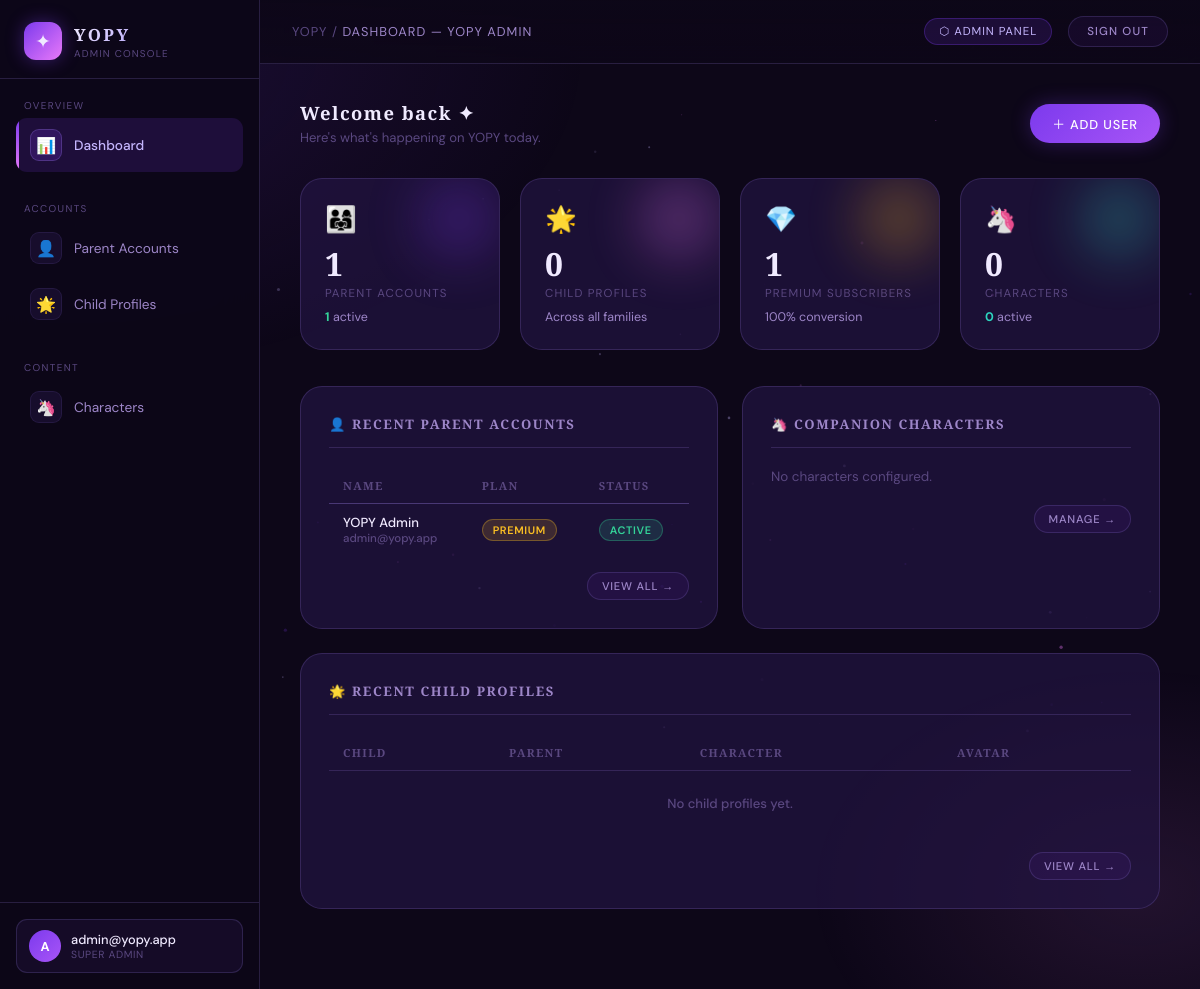
The app's page /index.php?action=dashboard (signed in) with its own data.
### tables this page shows
CREATE TABLE IF NOT EXISTS `users` (
  `id`            INT UNSIGNED    NOT NULL AUTO_INCREMENT,
  `name`          VARCHAR(120)    NOT NULL,
  `email`         VARCHAR(180)    NOT NULL,
  `password_hash` VARCHAR(255)    NOT NULL,
  `pin_hash`      VARCHAR(255)        NULL COMMENT '4-digit PIN for profile switcher',
  `role`          ENUM('parent','admin') NOT NULL DEFAULT 'parent',
  `plan`          ENUM('free','premium') NOT NULL DEFAULT 'free',
  `status`        ENUM('active','suspended') NOT NULL DEFAULT 'active',
  `created_at`    DATETIME        NOT NULL DEFAULT CURRENT_TIMESTAMP,
  `updated_at`    DATETIME        NOT NULL DEFAULT CURRENT_TIMESTAMP ON UPDATE CURRENT_TIMESTAMP,
  PRIMARY KEY (`id`),
  UNIQUE KEY `uq_users_email` (`email`)
);

### AdminController.php (called while the page is built, shortened)
<?php
class AdminController
{
    private UserModel      $userModel;
    private ChildModel     $childModel;
    private CharacterModel $characterModel;
    public function __construct()
    {
        $this->userModel      = new UserModel();
        $this->childModel     = new ChildModel();
        $this->characterModel = new CharacterModel();
    }
    private function render(string $view, array $data = []): void
    {
        extract($data);
        require ROOT_PATH . '/views/layout/header.php';
        require ROOT_PATH . '/views/layout/sidebar.php';
        require ROOT_PATH . "/views/admin/{$view}.php";
        require ROOT_PATH . '/views/layout/footer.php';
    }
    public function dashboard(): void
    {
        $stats = [
            'total_users'       => $this->userModel->count(),
            'active_users'      => $this->userModel->countActive(),
            'premium_users'     => $this->userModel->countByPlan('premium'),
            'total_children'    => $this->childModel->count(),
            'total_characters'  => $this->characterModel->count(),
            'active_characters' => $this->characterModel->countActive(),
        ];
        $recentUsers    = $this->userModel->findAll(5);
        $recentChildren = $this->childModel->findAll(5);
        $characters     = $this->characterModel->findAll();
        $this->render('dashboard', [
            'pageTitle'      => 'Dashboard — ' . APP_NAME,
            'stats'          => $stats,
            'recentUsers'    => $recentUsers,
            'recentChildren' => $recentChildren,
            'characters'     => $characters,
        ]);
    }
}

### Database.php (called while the page is built, shortened)
<?php
class Database
{
    private static ?PDO $instance = null;
    public static function getInstance(): PDO
    {
        if (self::$instance === null) {
            $host   = getenv('DB_HOST')   ?: 'localhost';
            $port   = getenv('DB_PORT')   ?: '3306';
            $dbname = getenv('DB_NAME')   ?: 'yopy_db';
            $user   = getenv('DB_USER')   ?: 'root';
            $pass   = getenv('DB_PASS')   ?: '';
            $dsn = "mysql:host={$host};port={$port};dbname={$dbname};charset=utf8mb4";
            try {
                self::$instance = new PDO($dsn, $user, $pass, [
                    PDO::ATTR_ERRMODE            => PDO::ERRMODE_EXCEPTION,
                    PDO::ATTR_DEFAULT_FETCH_MODE => PDO::FETCH_ASSOC,
                    PDO::ATTR_EMULATE_PREPARES   => false,
                ]);
            } catch (PDOException $e) {
                error_log('Database connection failed: ' . $e->getMessage());
                die(json_encode(['error' => 'Database connection failed.']));
            }
        }
        return self::$instance;
    }
}

### UserModel.php (called while the page is built, shortened)
<?php
class UserModel
{
    private PDO $db;
    public function __construct()
    {
        $this->db = Database::getInstance();
    }
    public function findAll(int $limit = 50, int $offset = 0): array
    {
        $stmt = $this->db->prepare(
            'SELECT u.*, COUNT(c.id) AS child_count
             FROM users u
             LEFT JOIN children c ON c.user_id = u.id
             GROUP BY u.id
             ORDER BY u.created_at DESC
             LIMIT :limit OFFSET :offset'
        );
        $stmt->bindValue(':limit',  $limit,  PDO::PARAM_INT);
        $stmt->bindValue(':offset', $offset, PDO::PARAM_INT);
        $stmt->execute();
        return $stmt->fetchAll();
    }
    public function count(): int
    {
        return (int) $this->db->query('SELECT COUNT(*) FROM users')->fetchColumn();
    }
    public function countActive(): int
    {
        return (int) $this->db->query("SELECT COUNT(*) FROM users WHERE status = 'active'")->fetchColumn();
    }
    public function countByPlan(string $plan): int
    {
        $stmt = $this->db->prepare('SELECT COUNT(*) FROM users WHERE plan = :plan');
        $stmt->execute([':plan' => $plan]);
        return (int) $stmt->fetchColumn();
    }
}

### ChildModel.php (called while the page is built, shortened)
<?php
class ChildModel
{
    private PDO $db;
    public function __construct()
    {
        $this->db = Database::getInstance();
    }
    public function count(): int
    {
        return (int) $this->db->query('SELECT COUNT(*) FROM children')->fetchColumn();
    }
}

### CharacterModel.php (called while the page is built, shortened)
<?php
class CharacterModel
{
    private PDO $db;
    public function __construct()
    {
        $this->db = Database::getInstance();
    }
    public function count(): int
    {
        return (int) $this->db->query('SELECT COUNT(*) FROM characters')->fetchColumn();
    }
    public function countActive(): int
    {
        return (int) $this->db->query('SELECT COUNT(*) FROM characters WHERE is_active = 1')->fetchColumn();
    }
}

### dashboard.php (the view, shortened to what this page needs)
<div class="fade-in">
  <div class="section-header" style="margin-bottom: 32px;">
    <div>
      <div class="section-title">Welcome back ✦</div>
      <div class="section-subtitle">Here's what's happening on YOPY today.</div>
    </div>
    <a href="index.php?action=users.create" class="btn btn-primary">＋ Add User</a>
  </div>
  <div class="stats-grid">
    <div class="stat-card" style="--accent-color: #7c3aed; animation-delay: 0.05s;">
      <div class="stat-icon">👨‍👩‍👧</div>
      <div class="stat-value"><?= number_format($stats['total_users']) ?></div>
      <div class="stat-label">Parent Accounts</div>
      <div class="stat-sub"><strong><?= $stats['active_users'] ?></strong> active</div>
    </div>
    <div class="stat-card" style="--accent-color: #e879f9; animation-delay: 0.1s;">
      <div class="stat-icon">🌟</div>
      <div class="stat-value"><?= number_format($stats['total_children']) ?></div>
      <div class="stat-label">Child Profiles</div>
      <div class="stat-sub">Across all families</div>
    </div>
    <div class="stat-card" style="--accent-color: #fbbf24; animation-delay: 0.15s;">
      <div class="stat-icon">💎</div>
      <div class="stat-value"><?= number_format($stats['premium_users']) ?></div>
      <div class="stat-label">Premium Subscribers</div>
      <div class="stat-sub">
        <?= $stats['total_users'] > 0
          ? round($stats['premium_users'] / $stats['total_users'] * 100, 1) : 0 ?>%
        conversion
      </div>
    </div>
    <div class="stat-card" style="--accent-color: #2dd4bf; animation-delay: 0.2s;">
      <div class="stat-icon">🦄</div>
      <div class="stat-value"><?= number_format($stats['total_characters']) ?></div>
      <div class="stat-label">Characters</div>
      <div class="stat-sub"><strong style="color:var(--teal-accent)"><?= $stats['active_characters'] ?></strong> active</div>
    </div>
  </div>
  <div class="dash-grid">
    <div class="card" style="animation: fadeIn 0.5s 0.25s ease both;">
      <div class="card-title">👤 Recent Parent Accounts</div>
      <div class="table-wrap">
        <table class="mini-table">
          <thead>
            <tr>
              <th>Name</th>
              <th>Plan</th>
              <th>Status</th>
            </tr>
          </thead>
          <tbody>
            <?php if (empty($recentUsers)): ?>
              <tr>
                <td colspan="3" style="color:var(--text-faint); text-align:center; padding:24px;">No users yet.</td>
              </tr>
              <?php else: foreach ($recentUsers as $u): ?>
                <tr>
                  <td>
                    <?= htmlspecialchars($u['name']) ?>
                    <div style="font-size:0.72rem; color:var(--text-faint);"><?= htmlspecialchars($u['email']) ?></div>
                  </td>
                  <td>
                    <span class="badge <?= $u['plan'] === 'premium' ? 'badge-amber' : 'badge-grey' ?>">
                      <?= htmlspecialchars($u['plan']) ?>
                    </span>
                  </td>
                  <td>
                    <span class="badge <?= $u['status'] === 'active' ? 'badge-green' : 'badge-red' ?>">
                      <?= htmlspecialchars($u['status']) ?>
                    </span>
                  </td>
                </tr>
            <?php endforeach;
            endif; ?>
          </tbody>
        </table>
      </div>
      <div style="margin-top:16px; text-align:right;">
        <a href="index.php?action=users" class="btn btn-ghost btn-sm">View all →</a>
      </div>
    </div>
    <div class="card" style="animation: fadeIn 0.5s 0.32s ease both;">
      <div class="card-title">🦄 Companion Characters</div>
      <div class="char-grid">
        <?php if (empty($characters)): ?>
          <p style="color:var(--text-faint); font-size:0.84rem;">No characters configured.</p>
          <?php endif; ?>
      </div>
      <div style="margin-top:20px; text-align:right;">
        <a href="index.php?action=characters" class="btn btn-ghost btn-sm">Manage →</a>
      </div>
    </div>
    <div class="card" style="animation: fadeIn 0.5s 0.38s ease both; grid-column: 1 / -1;">
      <div class="card-title">🌟 Recent Child Profiles</div>
      <div class="table-wrap">
        <table class="mini-table">
          <thead>
            <tr>
              <th>Child</th>
              <th>Parent</th>
              <th>Character</th>
              <th>Avatar</th>
            </tr>
          </thead>
          <tbody>
            <?php if (empty($recentChildren)): ?>
              <tr>
                <td colspan="4" style="color:var(--text-faint); text-align:center; padding:24px;">No child profiles yet.</td>
              </tr>
              <?php endif; ?>
          </tbody>
        </table>
      </div>
      <div style="margin-top:16px; text-align:right;">
        <a href="index.php?action=children" class="btn btn-ghost btn-sm">View all →</a>
      </div>
    </div>
  </div>
</div>

### header.php (style rules this page uses)
:root { --bg-deep: #0d0718; --bg-base: #1c0f30; --bg-card: rgba(35, 20, 66, 0.7); --bg-surface: rgba(28, 15, 48, 0.95); --violet-royal: #7c3aed; --violet-soft: #a78bfa; --lilac: #c4b5fd; --lilac-light: #ede9fe; --pink-accent: #e879f9; --teal-accent: #2dd4bf; --amber-accent: #fbbf24; --glass-border: rgba(167, 139, 250, 0.18); --glass-border-h: rgba(167, 139, 250, 0.45); --glow-violet: rgba(124, 58, 237, 0.5); --text-primary: #f0eaff; --text-muted: #9d86c8; --text-faint: #5a4880; --success: #34d399; --error: #f87171; --warning: #fbbf24; --sidebar-w: 260px; --topbar-h: 64px; --radius: 14px; --radius-lg: 22px; --font-display: "Cinzel", serif; --font-body: "DM Sans", sans-serif; --transition: 0.25s ease; }
*, *::before, *::after { box-sizing: border-box; margin: 0; padding: 0; }
html, body { width: 100%; min-height: 100vh; background: var(--bg-deep); font-family: var(--font-body); color: var(--text-primary); overflow-x: hidden; }
.card { background: var(--bg-card); border: 1px solid var(--glass-border); border-radius: var(--radius-lg); backdrop-filter: blur(20px); padding: 28px; transition: border-color var(--transition); }
.btn { display: inline-flex; align-items: center; gap: 7px; font-family: var(--font-body); font-size: 0.8rem; font-weight: 500; letter-spacing: 0.07em; text-transform: uppercase; padding: 10px 22px; border-radius: 50px; border: none; cursor: pointer; text-decoration: none; transition: all var(--transition); }
.btn-primary { background: linear-gradient(135deg, #7c3aed, #a855f7); color: #fff; box-shadow: 0 0 20px rgba(124,58,237,0.3); }
.btn-ghost { background: rgba(124,58,237,0.08); color: var(--text-muted); border: 1px solid var(--glass-border); }
.btn-sm { padding: 6px 14px; font-size: 0.7rem; }
.table-wrap { overflow-x: auto; border-radius: var(--radius-lg); }
table { width: 100%; border-collapse: collapse; font-size: 0.875rem; }
thead th { text-align: left; padding: 14px 18px; font-family: var(--font-display); font-size: 0.7rem; letter-spacing: 0.12em; text-transform: uppercase; color: var(--text-faint); border-bottom: 1px solid var(--glass-border); }
tbody tr { border-bottom: 1px solid rgba(167,139,250,0.07); transition: background var(--transition); }
tbody tr:last-child { border-bottom: none; }
tbody td { padding: 14px 18px; color: var(--text-muted); vertical-align: middle; }
tbody td:first-child { color: var(--text-primary); font-weight: 500; }
.badge { display: inline-block; padding: 3px 10px; border-radius: 50px; font-size: 0.68rem; font-weight: 600; letter-spacing: 0.06em; text-transform: uppercase; }
.badge-green { background: rgba(52,211,153,0.15); color: #34d399; border: 1px solid rgba(52,211,153,0.3); }
.badge-amber { background: rgba(251,191,36,0.15); color: #fbbf24; border: 1px solid rgba(251,191,36,0.3); }
.section-header { display: flex; align-items: center; justify-content: space-between; margin-bottom: 28px; }
.section-title { font-family: var(--font-display); font-size: 1.15rem; font-weight: 600; letter-spacing: 0.08em; color: var(--text-primary); }
.section-subtitle { font-size: 0.82rem; color: var(--text-faint); margin-top: 4px; }
.fade-in { animation: fadeIn 0.5s ease both; }

### records on screen
users: id "1", $stats['premium_users']/$stats['total_users']*100 "100", name "YOPY Admin", email "admin@yopy.app", plan "PREMIUM", status "ACTIVE"

### other values on screen
$pageTitle "DASHBOARD — YOPY ADMIN"
$_SESSION['admin_email'] "admin@yopy.app"
$stats['total_children'] "0"
$stats['total_characters'] "0"
$stats['active_characters'] "0"
